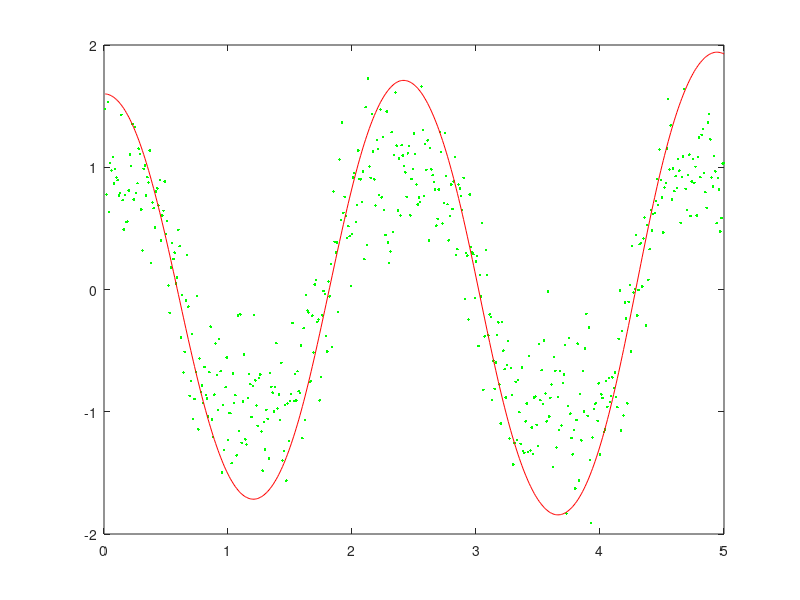

This figure's MATLAB source:
%%%%%%%%%%%%%%%%%%%%%%%%%%%%%%%%%%%%%%%%%%%%%%%%%%%%%%%%%%%%%%%%%
%
% Simulate pendulum data for the examples in the book
%
% Simo Sarkka (2013), Bayesian Filtering and Smoothing,
% Cambridge University Press. 
%
% Last updated: $Date: 2013/08/26 12:58:41 $.
%
% This software is distributed under the GNU General Public 
% Licence (version 2 or later); please refer to the file 
% Licence.txt, included with the software, for details.
%
%%%%%%%%%%%%%%%%%%%%%%%%%%%%%%%%%%%%%%%%%%%%%%%%%%%%%%%%%%%%%%%%%

%%
% Simulate simple pendulum. Note that the system easily
% diverges, but it should not matter.
    
    % Remember to comment these out when benchmarking!
    fprintf('!! Using fixed random stream !!\n');
    rand('state',1)
    randn('state',1)
    % <--- 
    
    DT = 0.01;
    g  = 9.81;
    Q  = 0.01*[DT^3/3 DT^2/2; DT^2/2 DT];
    R  = 0.1;
    m0 = [1.6;0]; % Slightly off
    P0 = 0.1*eye(2);
        
    steps = 500;

    QL = chol(Q,'lower');
   
    T = [];
    X = [];
    Y = [];
    t = 0;
    x = m0;
    for k=1:steps
        x = [x(1)+x(2)*DT;
             x(2)-g*sin(x(1))*DT];
        w = QL * randn(2,1);
        x = x + w;
        y = sin(x(1)) + sqrt(R)*randn;
        t = t + DT;
        X = [X x];
        Y = [Y y];
        T = [T t];
  end

  % Plot the data
plot(T,Y,'g.',T,X(1,:),'r-');
